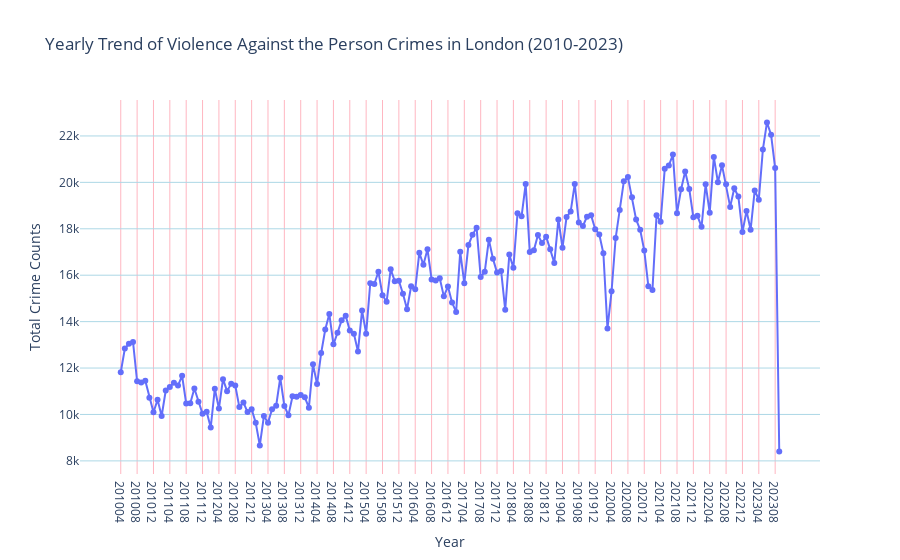
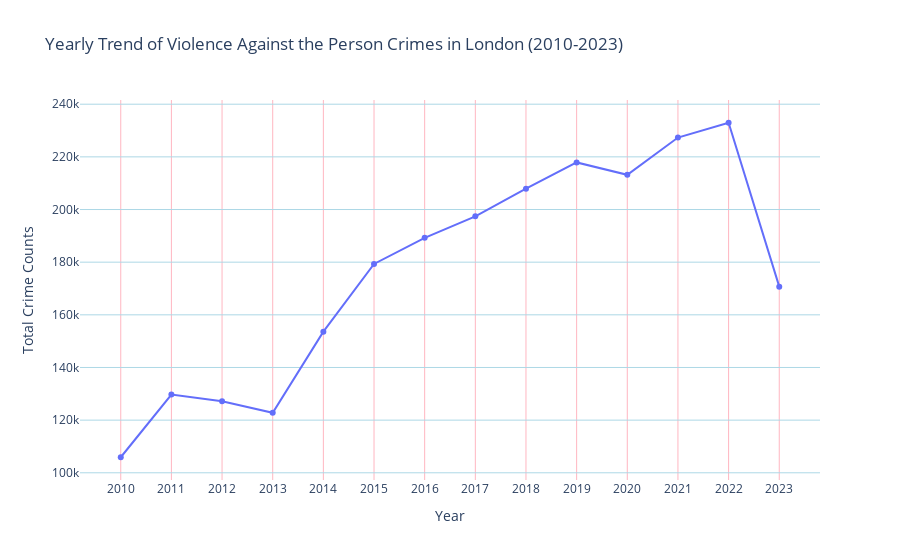

Notebook source saved alongside these figures, in order:
### Code cell
def interactive_line_plot(data, crimes):
    fig = px.line(data, x=data.index.values, y=data.values,
                markers=True, title=f'Yearly Trend of {", ".join(str(crime) for crime in crimes)} Crimes in London (2010-2023)',
                labels={'x': 'Year', 'y': 'Total Crime Counts'})

    fig.update_layout(xaxis_title='Year',
                    yaxis_title='Total Crime Counts',
                    xaxis=dict(showgrid=True, gridwidth=1, gridcolor='LightPink'),
                    yaxis=dict(showgrid=True, gridwidth=1, gridcolor='LightBlue'),
                    plot_bgcolor='white')

    fig.show()


# Example usage
interactive_line_plot(data = monthly, crimes = crimes)
interactive_line_plot(data = yearly, crimes = crimes)

### Figure 1 — Plotly figure (JSON) as saved in the notebook; plotly's stock layout.template omitted (floating-point values rounded to 4 significant figures; data arrays with more than 128 entries replaced by an {"elided": "..."} marker saying what was removed)
{"data": [{"hovertemplate": "Year=%{x}<br>Total Crime Counts=%{y}<extra></extra>", "legendgroup": "", "line": {"color": "#636efa", "dash": "solid"}, "marker": {"symbol": "circle"}, "mode": "lines+markers", "name": "", "orientation": "v", "showlegend": false, "type": "scatter", "x": {"elided": "162 str values"}, "xaxis": "x", "y": {"elided": "162 int values"}, "yaxis": "y"}], "layout": {"legend": {"tracegroupgap": 0}, "plot_bgcolor": "white", "title": {"text": "Yearly Trend of Violence Against the Person Crimes in London (2010-2023)"}, "xaxis": {"anchor": "y", "domain": [0, 1], "gridcolor": "LightPink", "gridwidth": 1, "showgrid": true, "title": {"text": "Year"}}, "yaxis": {"anchor": "x", "domain": [0, 1], "gridcolor": "LightBlue", "gridwidth": 1, "showgrid": true, "title": {"text": "Total Crime Counts"}}}}

### Figure 2 — Plotly figure (JSON) as saved in the notebook; plotly's stock layout.template omitted (floating-point values rounded to 4 significant figures)
{"data": [{"hovertemplate": "Year=%{x}<br>Total Crime Counts=%{y}<extra></extra>", "legendgroup": "", "line": {"color": "#636efa", "dash": "solid"}, "marker": {"symbol": "circle"}, "mode": "lines+markers", "name": "", "orientation": "v", "showlegend": false, "type": "scatter", "x": ["2010", "2011", "2012", "2013", "2014", "2015", "2016", "2017", "2018", "2019", "2020", "2021", "2022", "2023"], "xaxis": "x", "y": [105903, 129711, 127192, 122792, 153594, 179335, 189250, 197415, 207895, 217884, 213175, 227336, 232957, 170708], "yaxis": "y"}], "layout": {"legend": {"tracegroupgap": 0}, "plot_bgcolor": "white", "title": {"text": "Yearly Trend of Violence Against the Person Crimes in London (2010-2023)"}, "xaxis": {"anchor": "y", "domain": [0, 1], "gridcolor": "LightPink", "gridwidth": 1, "showgrid": true, "title": {"text": "Year"}}, "yaxis": {"anchor": "x", "domain": [0, 1], "gridcolor": "LightBlue", "gridwidth": 1, "showgrid": true, "title": {"text": "Total Crime Counts"}}}}
